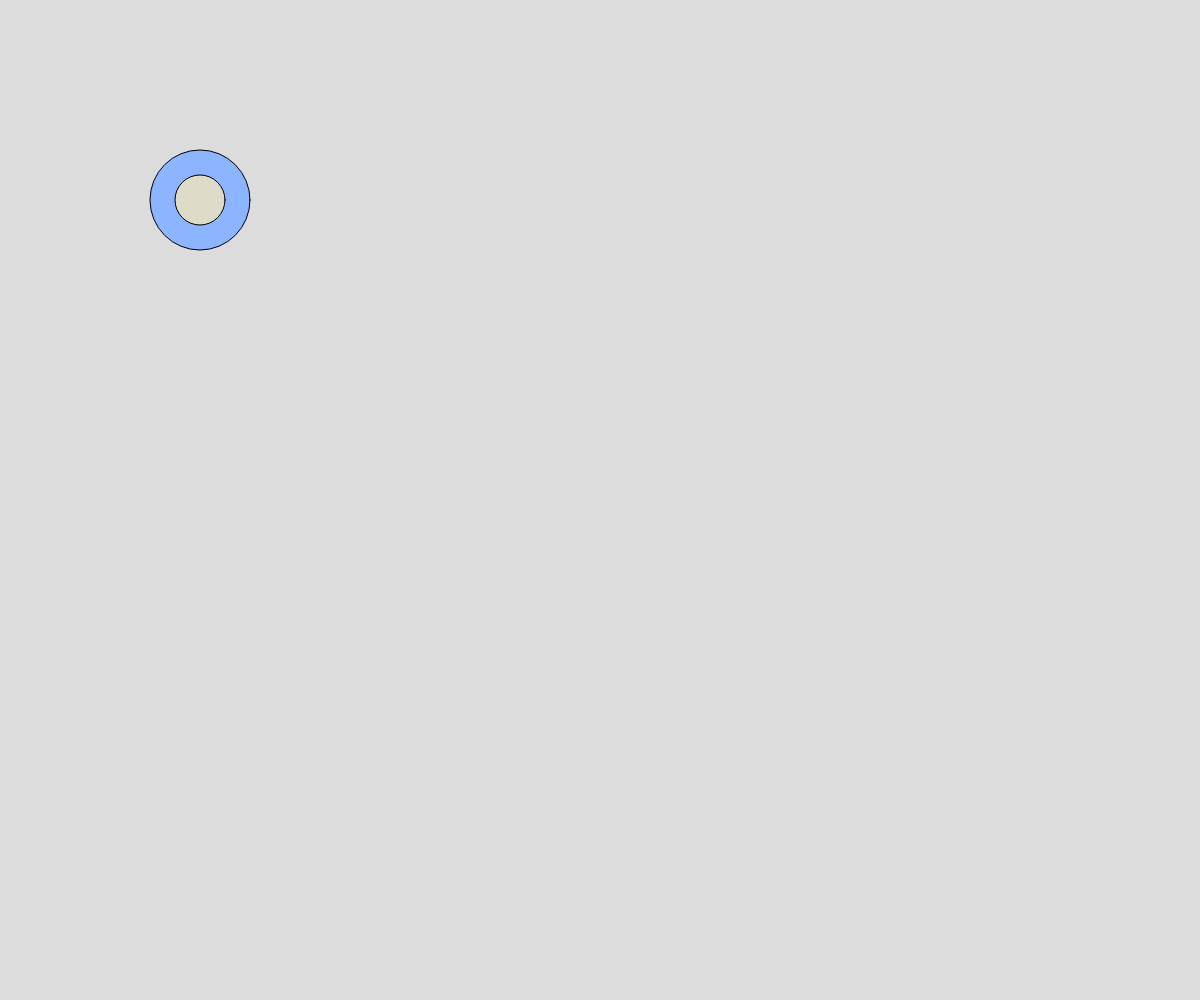
Frame 1 (no input)
Frame 60 (no input): identical to frame 1, image omitted
Frame 120 (the mouse pressed at the canvas centre since frame 60): identical to frame 1, image omitted

The p5.js sketch that drew this single still picture (run headless with seeded random() and noise() and a simulated clock; from frame 60 on, the mouse is pressed at the canvas centre):

// p5.js sketch
// ── sketch.js
// Project Title
// Your Name
// Date
//
// Extra for Experts:
// - describe what you did to take this project "above and beyond"

circletime = 100

function setup() {
  createCanvas(windowWidth, windowHeight);
}

function draw() {
  background(220);
  fill(140,180,255);
  circle(200,200,circletime);
  fill(220,220,200);
  circle(200,200,circletime/2);
}
